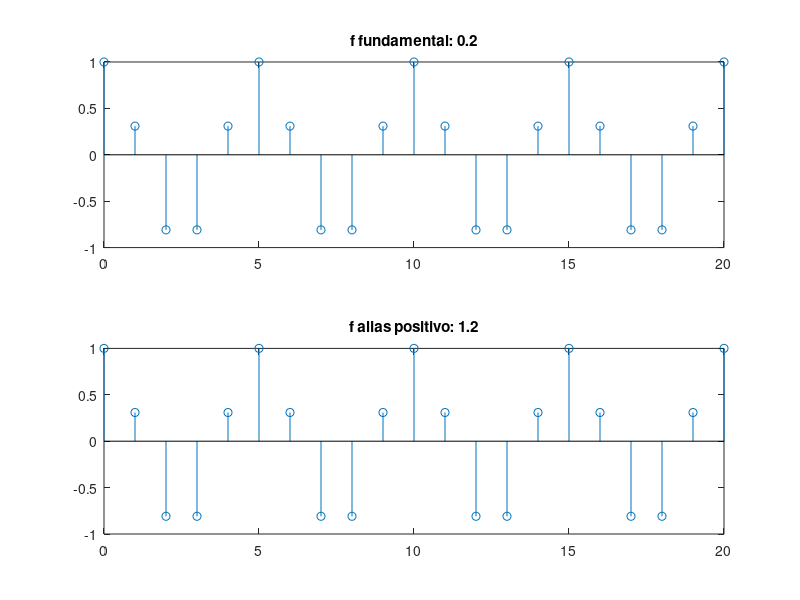

MATLAB code to generate this figure:
n = 0:1:20;%Cantidad de muestras necesarias para demostrar graficamente el ejercicio
f_fundamental = 1/5; % f = 0.2, f = 1/5   es la frecuencia fundamental definida por el problema
f_alias_positivo = f_fundamental + 1; % se calcula la frecuencia Alias al sumarle 1 a la frecuencia fundamental f_fundamental

x1 = cos(2*pi*(f_fundamental)*n); %calculo de funcion coseno definido por f_fundamental
x2 = cos(2*pi*(f_alias_positivo)*n);%calculo de funcion coseno definido por f_alias_positivo


figure(1)%codigo necesario para graficar
clf%codigo necesario para graficar
subplot(2,1,1);%codigo necesario para graficar
stem(n,x1);%codigo necesario para graficar
title(['f_ fundamental: ',num2str(f_fundamental)]);%codigo necesario para graficar
subplot(2,1,2);%codigo necesario para graficar
stem(n,x2);%codigo necesario para graficar
title(['f_ alias_ positivo: ',num2str(f_alias_positivo)]);%codigo necesario para graficar